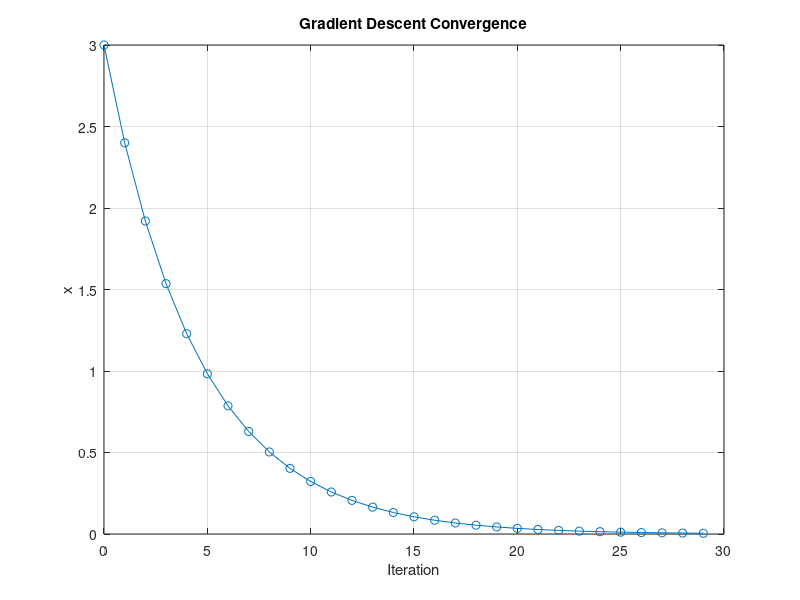

Recreate this plot in MATLAB.
% Gradient descent for f(x) = x^2.
clear; clc;

point = 3;
rate = 0.1;
iterations = 30;
trace = zeros(1, iterations);

for k = 1:iterations
    trace(k) = point;
    gradient = 2 * point;
    point = point - rate * gradient;
end

fprintf('Initial point: %.4f\n', trace(1));
fprintf('Final point: %.6f\n', point);
fprintf('Final objective: %.6f\n', point^2);

figure;
plot(0:iterations-1, trace, '-o');
xlabel('Iteration');
ylabel('x');
title('Gradient Descent Convergence');
grid on;
